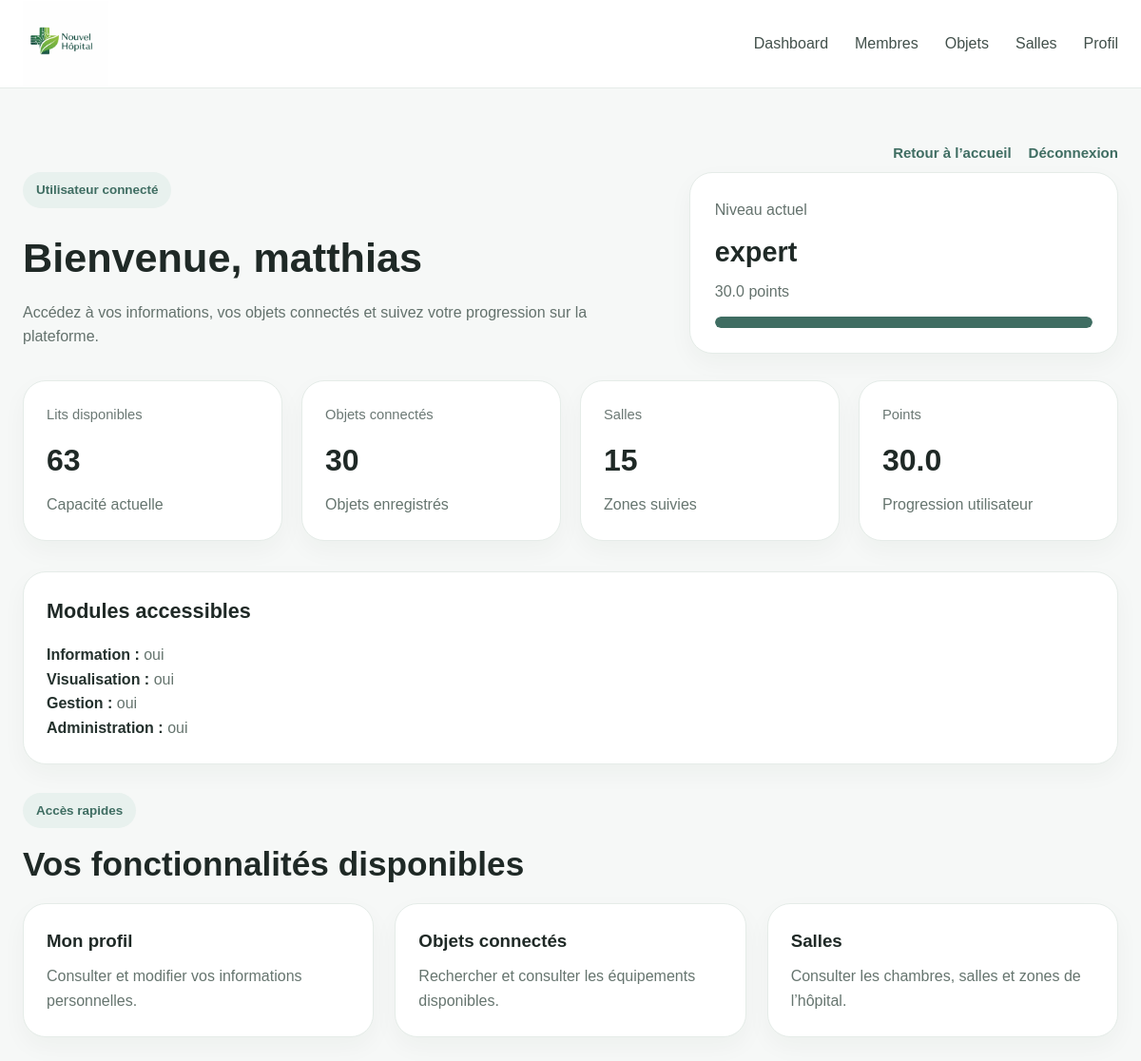
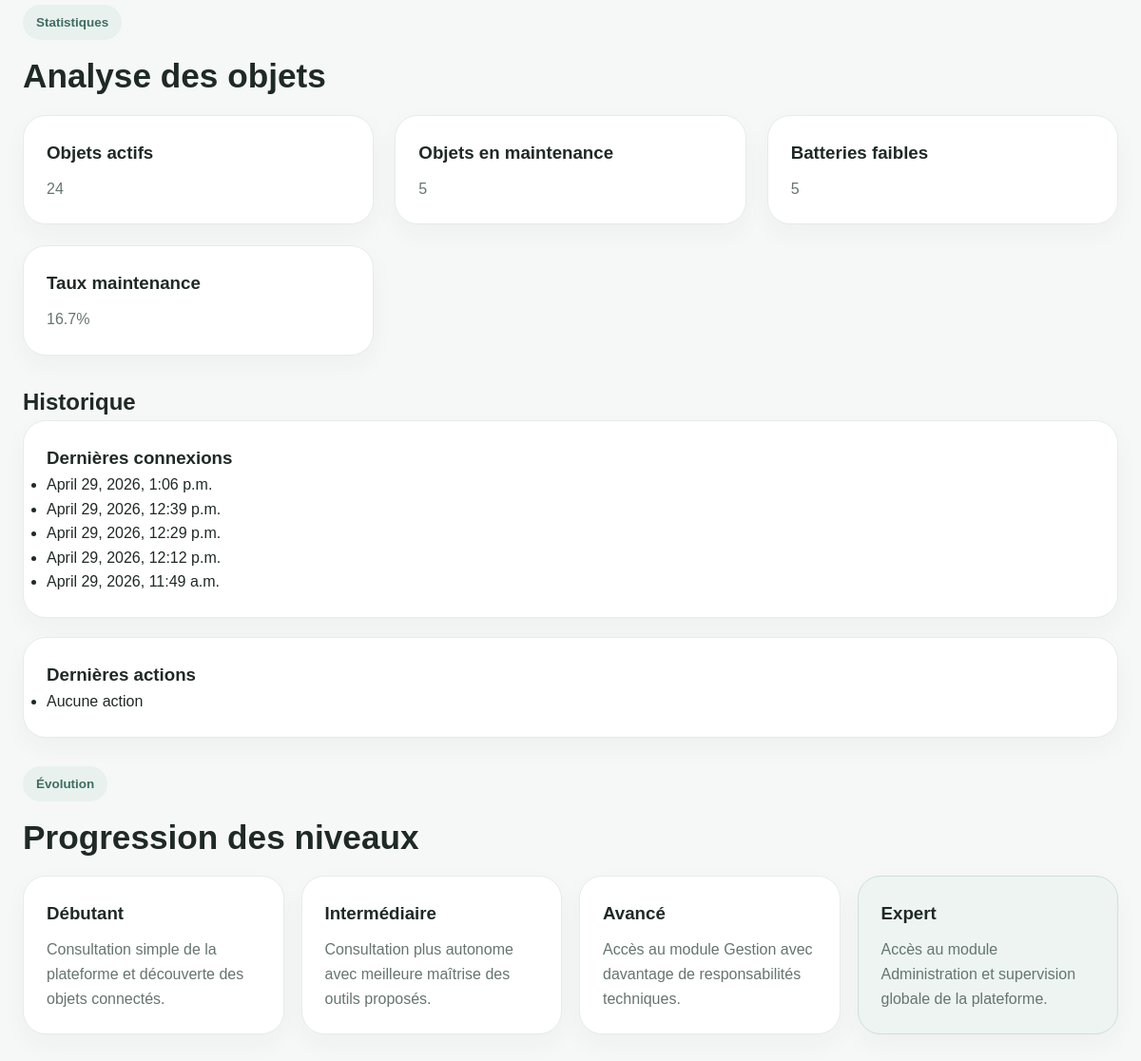
Before: /dashboard/ (signed in) with the older database file (2 pictures, top to bottom).
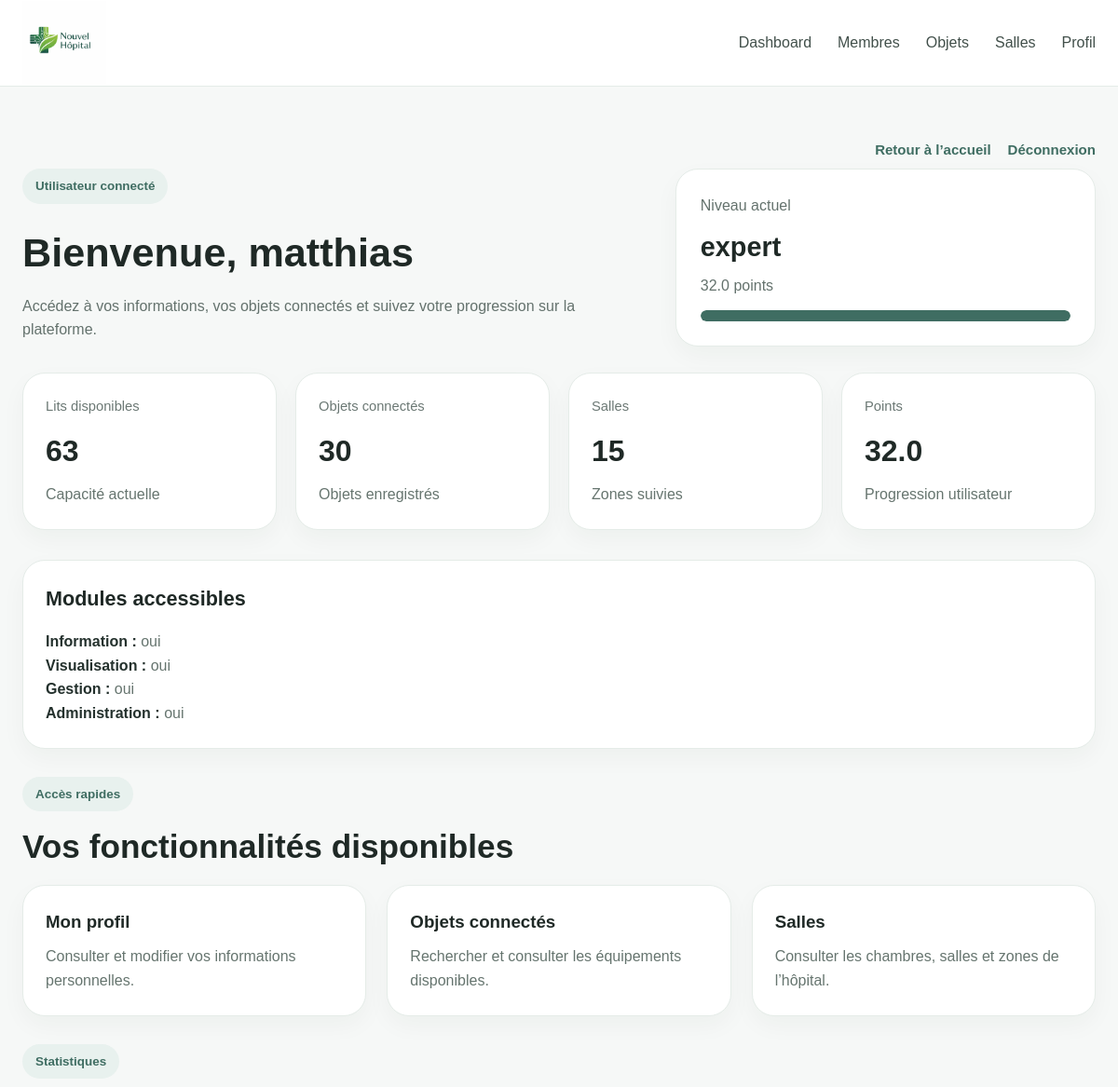
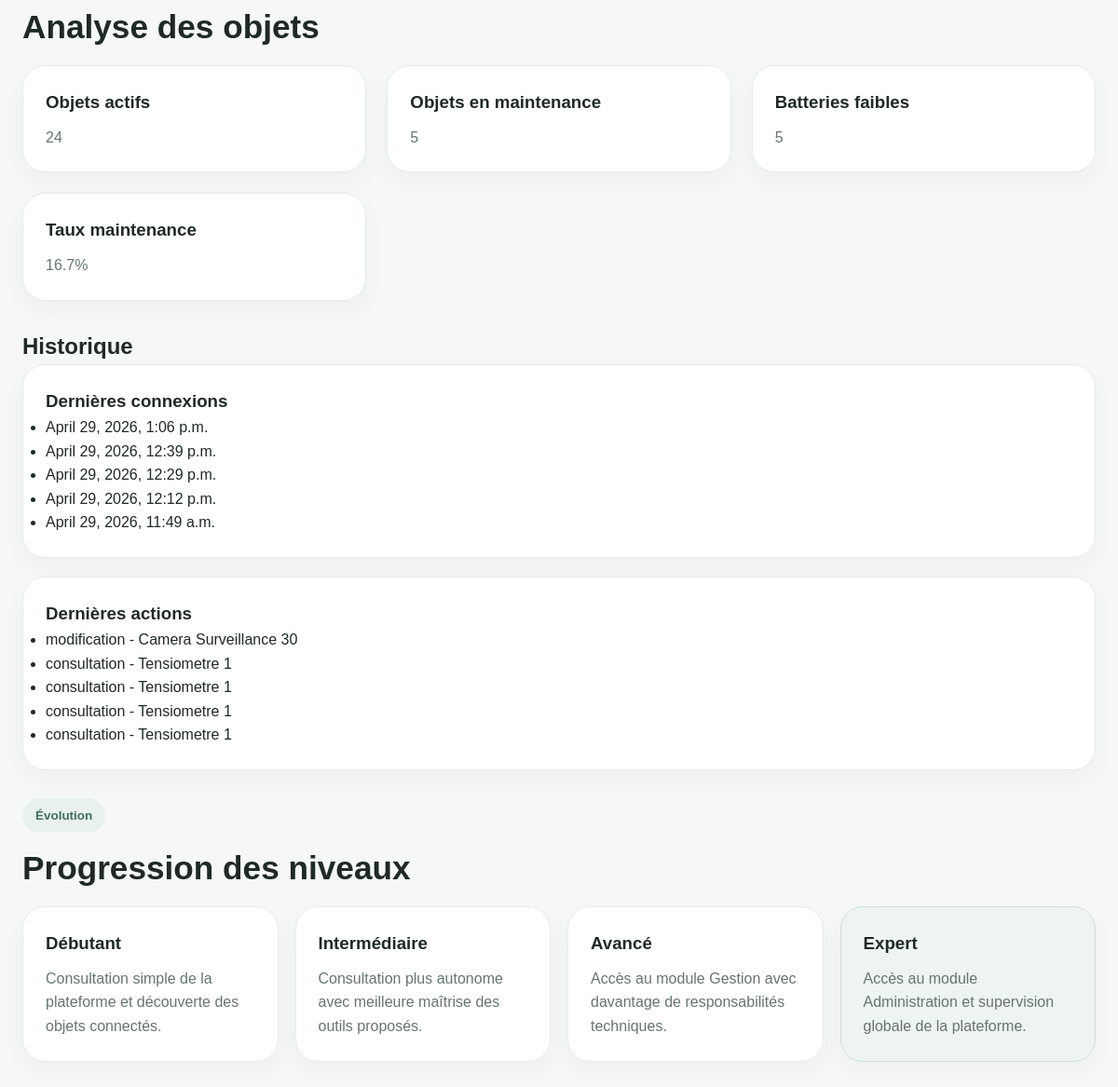
After: the same page with the newer database file (2 pictures, top to bottom).
### hopital/models.py (models this page shows, shortened)
class Profil(models.Model):
    user = models.OneToOneField(User, on_delete=models.CASCADE)
    photo = models.ImageField(upload_to='photos/', blank=True, null=True)
    age = models.IntegerField(blank=True, null=True)
    genre = models.CharField(max_length=10, blank=True, null=True)
    date_naissance = models.DateField(blank=True, null=True)
    type_membre = models.CharField(max_length=50, blank=True, null=True)
    niveau = models.CharField(max_length=20, default='débutant')
    nb_connexions = models.IntegerField(default=0)
    nb_actions = models.IntegerField(default=0)
    statut = models.CharField(max_length=20, default='non validé')
    date_inscription = models.DateTimeField(auto_now_add=True)
    valide = models.BooleanField(default=False)

class HistoriqueConnexion(models.Model):
    profil = models.ForeignKey(Profil, on_delete=models.CASCADE)
    date_heure = models.DateTimeField(auto_now_add=True)
    points_gagnes = models.FloatField(default=0.25)

class HistoriqueAction(models.Model):
    profil = models.ForeignKey(Profil, on_delete=models.CASCADE)
    objet = models.ForeignKey(ObjetConnecte, on_delete=models.CASCADE)
    type_action = models.CharField(max_length=50)
    date_heure = models.DateTimeField(auto_now_add=True)
    points_gagnes = models.FloatField(default=0.50)

class ObjetConnecte(models.Model):
    nom = models.CharField(max_length=100)
    description = models.TextField(blank=True, null=True)
    type = models.CharField(max_length=50, blank=True, null=True)
    marque = models.CharField(max_length=50, blank=True, null=True)
    etat = models.CharField(max_length=20, default='inactif')
    connectivite = models.CharField(max_length=50, blank=True, null=True)
    niveau_batterie = models.IntegerField(blank=True, null=True)
    derniere_interaction = models.DateTimeField(blank=True, null=True)
    salle = models.ForeignKey(Salle, on_delete=models.SET_NULL, blank=True, null=True)

### hopital/views.py (the view)
# urls.py: path('dashboard/', views.dashboard, name='dashboard'),
@login_required
def dashboard(request):
    profil, created = Profil.objects.get_or_create(user=request.user)
    nb_objets = ObjetConnecte.objects.count()
    nb_salles = Salle.objects.count()
    total_lits = Salle.objects.aggregate(Sum("nombre_lits"))["nombre_lits__sum"] or 0
    lits_occupes = Salle.objects.aggregate(Sum("lits_occupes"))["lits_occupes__sum"] or 0
    lits_disponibles = total_lits - lits_occupes
    connexions = HistoriqueConnexion.objects.filter(profil=profil).order_by("-date_heure")[:5]
    actions = HistoriqueAction.objects.filter(profil=profil).order_by("-date_heure")[:5]
    actifs = ObjetConnecte.objects.filter(etat="actif").count()
    maintenance = ObjetConnecte.objects.filter(etat="maintenance").count()
    batterie_faible = ObjetConnecte.objects.filter(niveau_batterie__lt=20).count()
    total = ObjetConnecte.objects.count()
    if total > 0:
        taux_maintenance = (maintenance / total) * 100
    else:
        taux_maintenance = 0
    points = profil.nb_connexions * 0.25 + profil.nb_actions * 0.50
    if profil.niveau == "débutant":
        points_min = 0
        points_max = 5
    elif profil.niveau == "intermediaire":
        points_min = 5
        points_max = 10
    elif profil.niveau == "avancé":
        points_min = 10
        points_max = 20
    else:
        points_min = 20
        points_max = 20
    if points_max > points_min:
        progression = ((points - points_min) / (points_max - points_min)) * 100
    else:
        progression = 100
    progression = max(0, min(progression, 100))
    context = {
        "profil": profil,
        "nb_objets": nb_objets,
        "nb_salles": nb_salles,
        "lits_disponibles": lits_disponibles,
        "points": points,
        "progression": progression,
        "connexions": connexions,
        "actions": actions,
        "actifs": actifs,
        "maintenance": maintenance,
        "batterie_faible": batterie_faible,
        "taux_maintenance": taux_maintenance,
    }
    return render(request, "hopital/dashboard.html", context)

### hopital/templates/hopital/dashboard.html (shortened to what this page needs)
{% load static %}
<!DOCTYPE html>
<html lang="fr">
<head>
  <link rel="stylesheet" href="{% static 'hopital/CSS/style.css' %}">
</head>
<body>
<header class="navbar">
  <div class="container nav-container">
    <a href="{% url 'index' %}" class="logo">
      <img src="{% static 'hopital/photo/logo.png' %}" alt="Logo Nouvel Hôpital">
    </a>
    <nav class="nav-links">
      <a href="{% url 'dashboard' %}">Dashboard</a>
      <a href="{% url 'members' %}">Membres</a>
      <a href="{% url 'objects' %}">Objets</a>
      <a href="{% url 'room' %}">Salles</a>
      <a href="{% url 'profile' %}">Profil</a>
    </nav>
  </div>
</header>
<main class="dashboard-page">
<div class="container">
<div class="page-tools">
  <a href="{% url 'index' %}">Retour à l’accueil</a>
  <a href="{% url 'logout' %}">Déconnexion</a>
</div>
<section class="dashboard-hero">
  <div>
    <span class="tag">Utilisateur connecté</span>
    <h1>Bienvenue, {{ request.user.username }}</h1>
    <p>
      Accédez à vos informations, vos objets connectés et suivez votre progression sur la plateforme.
    </p>
  </div>
  <div class="level-box">
    <p class="level-label">Niveau actuel</p>
    <h3>{{ profil.niveau }}</h3>
    <p class="level-points">{{ points }} points</p>
    <div class="progress-bar">
      <div class="progress-fill" style="--progression: {{ progression|default:0|floatformat:0 }}%;"></div>
  </div>
</section>
<section class="dashboard-cards">
  <div class="dash-card">
    <span class="dash-label">Lits disponibles</span>
    <strong>{{ lits_disponibles }}</strong>
    <p>Capacité actuelle</p>
  </div>
  <div class="dash-card">
    <span class="dash-label">Objets connectés</span>
    <strong>{{ nb_objets }}</strong>
    <p>Objets enregistrés</p>
  </div>
  <div class="dash-card">
    <span class="dash-label">Salles</span>
    <strong>{{ nb_salles }}</strong>
    <p>Zones suivies</p>
  </div>
  <div class="dash-card">
    <span class="dash-label">Points</span>
    <strong>{{ points }}</strong>
    <p>Progression utilisateur</p>
  </div>
</section>
<section class="section-small">
  <div class="profile-card">
    <h2>Modules accessibles</h2>
    <ul class="profile-list">
      <li><strong>Information :</strong> oui</li>
      <li><strong>Visualisation :</strong> oui</li>
      {% if profil.niveau == "avancé" or profil.niveau == "expert" %}
        <li><strong>Gestion :</strong> oui</li>
      {% else %}
        <li><strong>Gestion :</strong> non</li>
      {% endif %}
      {% if profil.niveau == "expert" %}
        <li><strong>Administration :</strong> oui</li>
      {% else %}
        <li><strong>Administration :</strong> non</li>
      {% endif %}
    </ul>
  </div>
</section>
<section class="section-small">
  <div class="section-heading small">
    <span class="tag">Accès rapides</span>
    <h2>Vos fonctionnalités disponibles</h2>
  </div>
  <div class="quick-grid">
    <a href="{% url 'profile' %}" class="quick-card">
      <h3>Mon profil</h3>
      <p>Consulter et modifier vos informations personnelles.</p>
    </a>
    <a href="{% url 'objects' %}" class="quick-card">
      <h3>Objets connectés</h3>
      <p>Rechercher et consulter les équipements disponibles.</p>
    </a>
    <a href="{% url 'room' %}" class="quick-card">
      <h3>Salles</h3>
      <p>Consulter les chambres, salles et zones de l’hôpital.</p>
    </a>
  </div>
</section>
{% if profil.niveau == "avancé" or profil.niveau == "expert" %}
<section class="section-small">
  <div class="section-heading small">
    <span class="tag">Statistiques</span>
    <h2>Analyse des objets</h2>
  </div>
  <div class="quick-grid">
    <div class="quick-card">
      <h3>Objets actifs</h3>
      <p>{{ actifs }}</p>
    </div>
    <div class="quick-card">
      <h3>Objets en maintenance</h3>
      <p>{{ maintenance }}</p>
    </div>
    <div class="quick-card">
      <h3>Batteries faibles</h3>
      <p>{{ batterie_faible }}</p>
    </div>
    <div class="quick-card">
      <h3>Taux maintenance</h3>
      <p>{{ taux_maintenance|floatformat:1 }}%</p>
    </div>
  </div>
</section>
{% endif %}
<section class="section-small">
  <h2>Historique</h2>
  <div class="profile-card">
    <h3>Dernières connexions</h3>
    <ul>
      {% for c in connexions %}
        <li>{{ c.date_heure }}</li>
      {% empty %}
        <li>Aucune connexion</li>
      {% endfor %}
    </ul>
  </div>
  <div class="profile-card">
    <h3>Dernières actions</h3>
    <ul>
      {% for a in actions %}
        <li>{{ a.type_action }} - {{ a.objet.nom }}</li>
      {% empty %}
        <li>Aucune action</li>
      {% endfor %}
    </ul>
  </div>
</section>
<section class="section-small">
  <div class="section-heading small">
    <span class="tag">Évolution</span>
    <h2>Progression des niveaux</h2>
  </div>
  <div class="level-grid">
    <div class="level-card {% if request.user.profil.niveau == 'débutant' %}active-level{% endif %}">
      <h3>Débutant</h3>
      <p>Consultation simple de la plateforme et découverte des objets connectés.</p>
    </div>
    <div class="level-card {% if request.user.profil.niveau == 'intermediaire' %}active-level{% endif %}">
      <h3>Intermédiaire</h3>
      <p>Consultation plus autonome avec meilleure maîtrise des outils proposés.</p>
    </div>
    <div class="level-card {% if request.user.profil.niveau == 'avancé' %}active-level{% endif %}">
      <h3>Avancé</h3>
      <p>Accès au module Gestion avec davantage de responsabilités techniques.</p>
    </div>
    <div class="level-card {% if request.user.profil.niveau == 'expert' %}active-level{% endif %}">
      <h3>Expert</h3>
      <p>Accès au module Administration et supervision globale de la plateforme.</p>
    </div>
  </div>
</section>
</div>
</main>
</body>
</html>

### hopital/static/hopital/CSS/style.css (style rules this page uses)
* { margin:0; padding:0; box-sizing:border-box; }
html { scroll-behavior:smooth; }
body { font-family: Arial, Helvetica, sans-serif; background:#f6f8f7; color:#1f2926; line-height:1.6; }
a { text-decoration:none; color:inherit; }
img { max-width:100%; height:auto; }
.container { width:min(1180px, calc(100% - 48px)); margin:0 auto; }
.navbar { position:sticky; top:0; z-index:1000; background:rgba(255,255,255,0.96); backdrop-filter:blur(10px); border-bottom:1px solid #e5ece8; }
.nav-container { min-height:92px; display:flex; align-items:center; justify-content:space-between; gap:24px; }
.logo { display:flex; align-items:center; }
.logo img { width:90px; height:90px; object-fit:contain; }
.nav-links { display:flex; align-items:center; gap:28px; flex-wrap:wrap; }
.nav-links a { color:#42504b; font-weight:500; transition:0.25s; }
.page-tools { display:flex; justify-content:flex-end; gap:18px; margin:22px 0 8px; flex-wrap:wrap; }
.page-tools a { color:#3f6d62; font-weight:700; font-size:0.94rem; }
.tag { display:inline-block; padding:8px 14px; border-radius:999px; background:#e8f1ee; color:#3f6d62; font-size:0.84rem; font-weight:700; margin-bottom:18px; }
.section-heading { max-width:760px; margin-bottom:34px; }
.section-heading.small { margin-bottom:20px; }
.section-heading h2 { font-size:2.2rem; line-height:1.15; margin-bottom:12px; }
.feature-grid, .service-grid, .news-grid, .quick-grid { display:grid; gap:22px; }
.feature-card, .service-card, .news-card, .quick-card, .profile-card, .dash-card, .object-card-modern, .room-card, .table-card, .resource-card, .auth-card, .auth-side, .level-box, .level-card { background:white; border:1px solid #e5ece8; border-radius:24px; padding:24px; box-shadow:0 10px 26px rgba(31,41,38,0.04); }
.feature-card h3, .service-card h3, .news-card h3, .quick-card h3 { margin-bottom:10px; }
.feature-card p, .service-card p, .news-card p, .quick-card p, .profile-list li, .object-card-modern p, .room-card p { color:#66756f; }
.dashboard-page { padding:34px 0 70px; }
.dashboard-hero { display:grid; grid-template-columns:1.2fr 0.8fr; gap:24px; align-items:stretch; margin-bottom:28px; }
.dashboard-hero h1 { font-size:2.7rem; margin-bottom:10px; }
.dashboard-hero p { color:#64726d; max-width:700px; }
.level-box { padding:26px; }
.level-label { color:#6a7873; margin-bottom:8px; }
.level-box h3 { font-size:1.8rem; margin-bottom:6px; }
.level-points { color:#62706b; margin-bottom:14px; }
.progress-bar { width:100%; height:12px; background:#e7eeeb; border-radius:999px; overflow:hidden; }
.progress-fill { height:100%; background:#3f6d62; border-radius:999px; }
.dashboard-cards { display:grid; grid-template-columns:repeat(4, 1fr); gap:20px; margin-bottom:32px; }
.dash-label { display:block; color:#6b7874; font-size:0.92rem; margin-bottom:10px; }
.dash-card strong { font-size:2rem; display:block; margin-bottom:8px; }
.dash-card p { color:#66756f; }
.section-small { margin-top:30px; }
.quick-grid { grid-template-columns:repeat(3, 1fr); }
.quick-card { transition:0.25s; }
.level-grid { display:grid; grid-template-columns:repeat(4, 1fr); gap:18px; }
.level-card h3 { margin-bottom:10px; }
.level-card p { color:#66756f; }
.active-level { border:1px solid #cfe0d9; background:#edf4f1; }
.profile-card h2 { font-size:1.35rem; margin-bottom:16px; }
.profile-list { list-style:none; }
.profile-list strong { color:#24312d; }
.progress-fill { background:#3f6d62 !important; width: var(--progression); }
.profile-card { margin-bottom: 20px; }

Changed rows visible on the page:
added HistoriqueAction: type_action "modification", objet.nom "Camera Surveillance 30"
added HistoriqueAction: type_action "consultation", objet.nom "Tensiometre 1"
added HistoriqueAction: type_action "consultation", objet.nom "Tensiometre 1"
added HistoriqueAction: type_action "consultation", objet.nom "Tensiometre 1"
added HistoriqueAction: type_action "consultation", objet.nom "Tensiometre 1"
Other visible differences:
{{ points }}: "30.0" → "32.0"
text no longer shown: "Aucune action"
